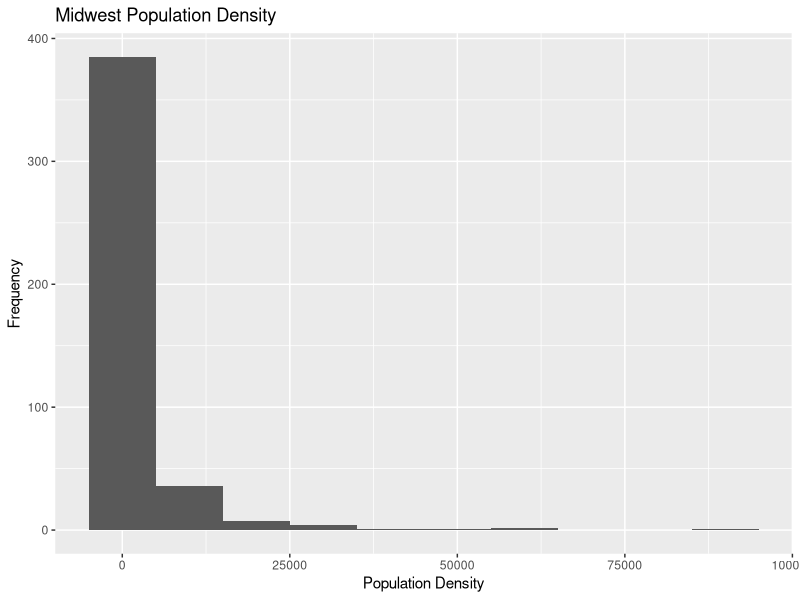
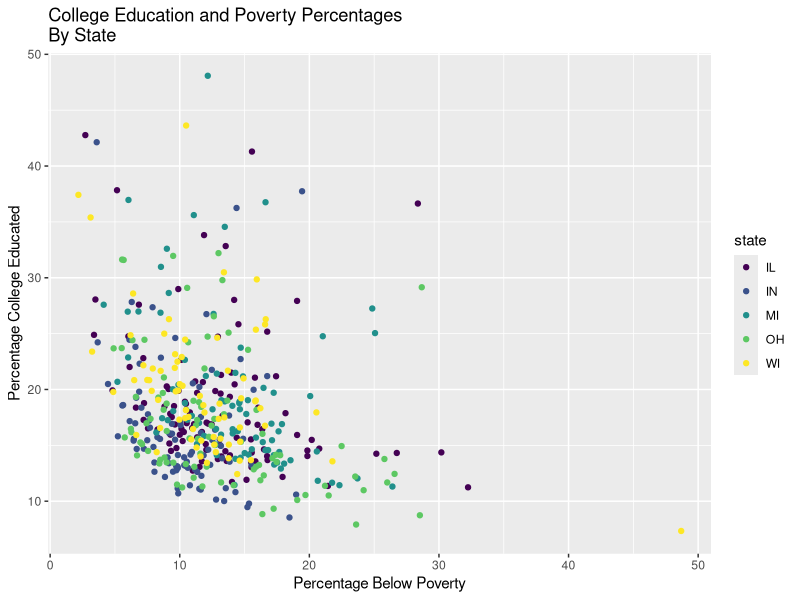
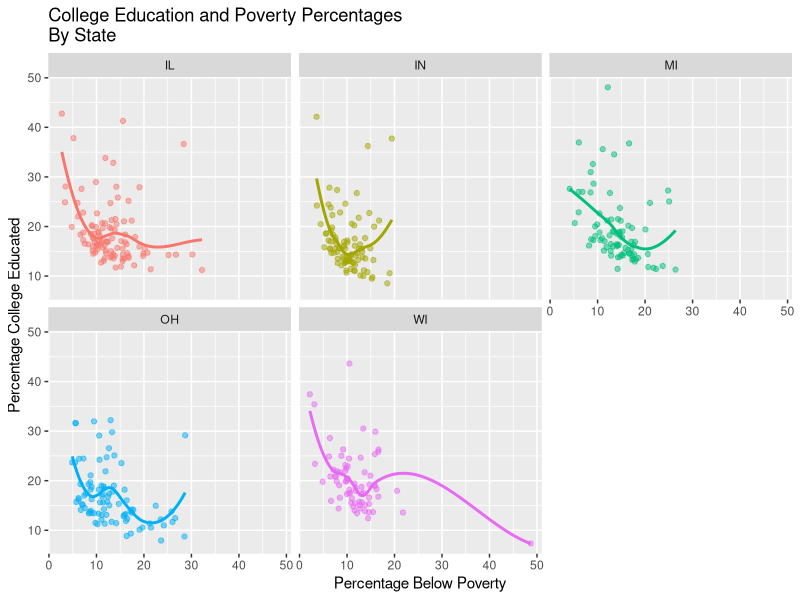
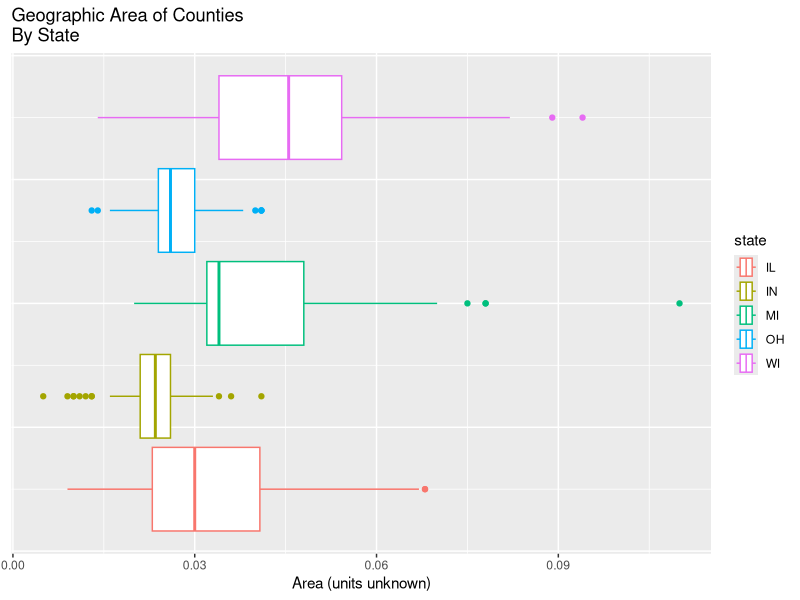
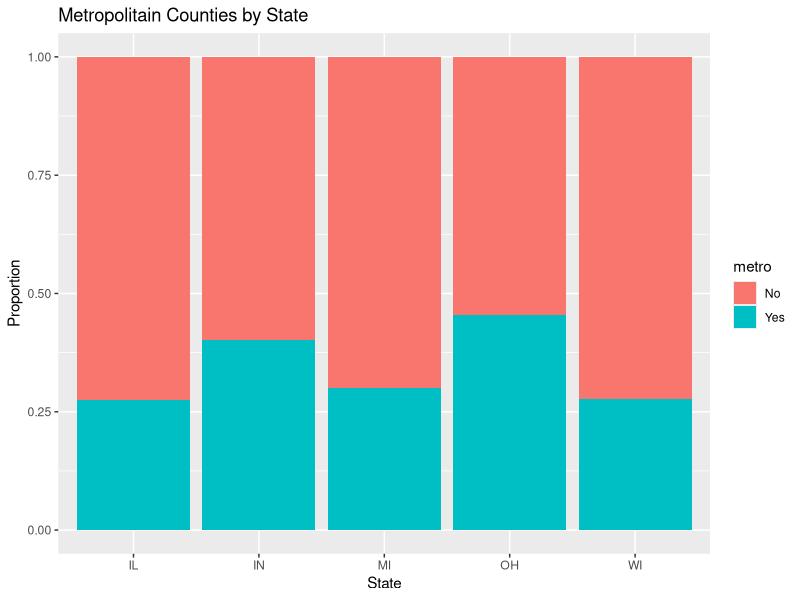
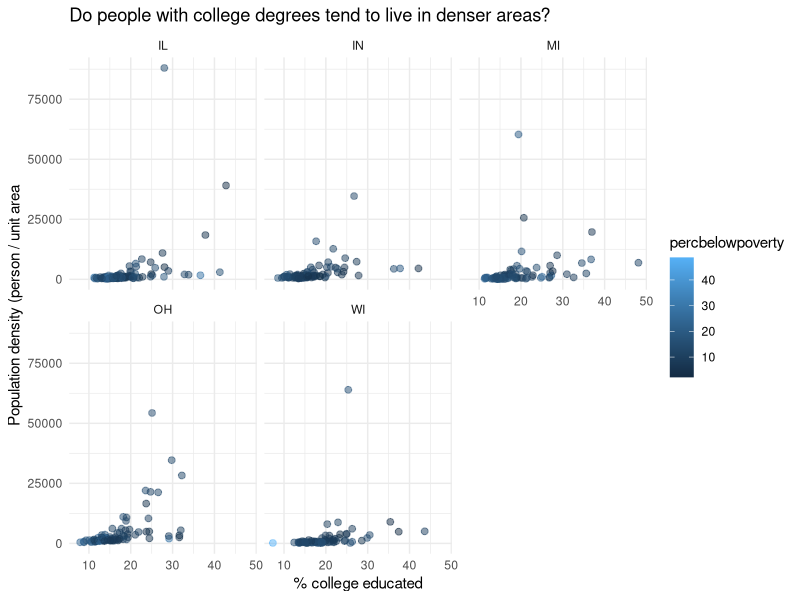

These figures' R source, in order:
## ---- chunk 1
#| label: load-packages
#| message: false

library(tidyverse)
library(viridis)
## ---- chunk 2
#|label: ex-1
ggplot(midwest, aes(x = popdensity))+
  geom_histogram(binwidth = 10000)+
  labs(title = "Midwest Population Density", y = "Frequency", x = "Population Density")

## ---- chunk 3
#|label: ex-2
ggplot(midwest, aes(x = percbelowpoverty, y = percollege, color = state))+
  geom_point()+
  labs(title = "College Education and Poverty Percentages \nBy State", x = "Percentage Below Poverty", y = "Percentage College Educated") +
scale_color_viridis_d()

## ---- chunk 4
#|label: ex-4
ggplot(midwest, aes(x = percbelowpoverty, y = percollege, color = state))+
  geom_smooth(se = FALSE, show.legend = F)+
  geom_point(show.legend = F, alpha = .5)+
  facet_wrap(~state)+
  labs(title = "College Education and Poverty Percentages \nBy State", x = "Percentage Below Poverty", y = "Percentage College Educated") 
## ---- chunk 5
#|label: ex-5
ggplot(midwest, aes(x = area, color = state))+
  geom_boxplot()+
  labs(title = "Geographic Area of Counties \nBy State", x = "Area (units unknown)")+
  theme(axis.ticks.y = element_blank(), axis.text.y = element_blank()) 
## ---- chunk 6
#|label: ex-6
midwest <- midwest |>
  mutate(metro = if_else(inmetro == 1, "Yes", "No")) 
ggplot(midwest, aes(x = state, fill = metro))+
  geom_bar(position = "fill")+
  labs(title = "Metropolitain Counties by State", x = "State", y = "Proportion")
## ---- chunk 7
#|label: ex7
ggplot(midwest, aes(x = percollege, y = popdensity, color = percbelowpoverty))+
  geom_point(size = 2, alpha = 0.5)+
  facet_wrap(~state)+
  labs(title = "Do people with college degrees tend to live in denser areas?", y = "Population density (person / unit area", x = "% college educated" )+
  theme_minimal()
